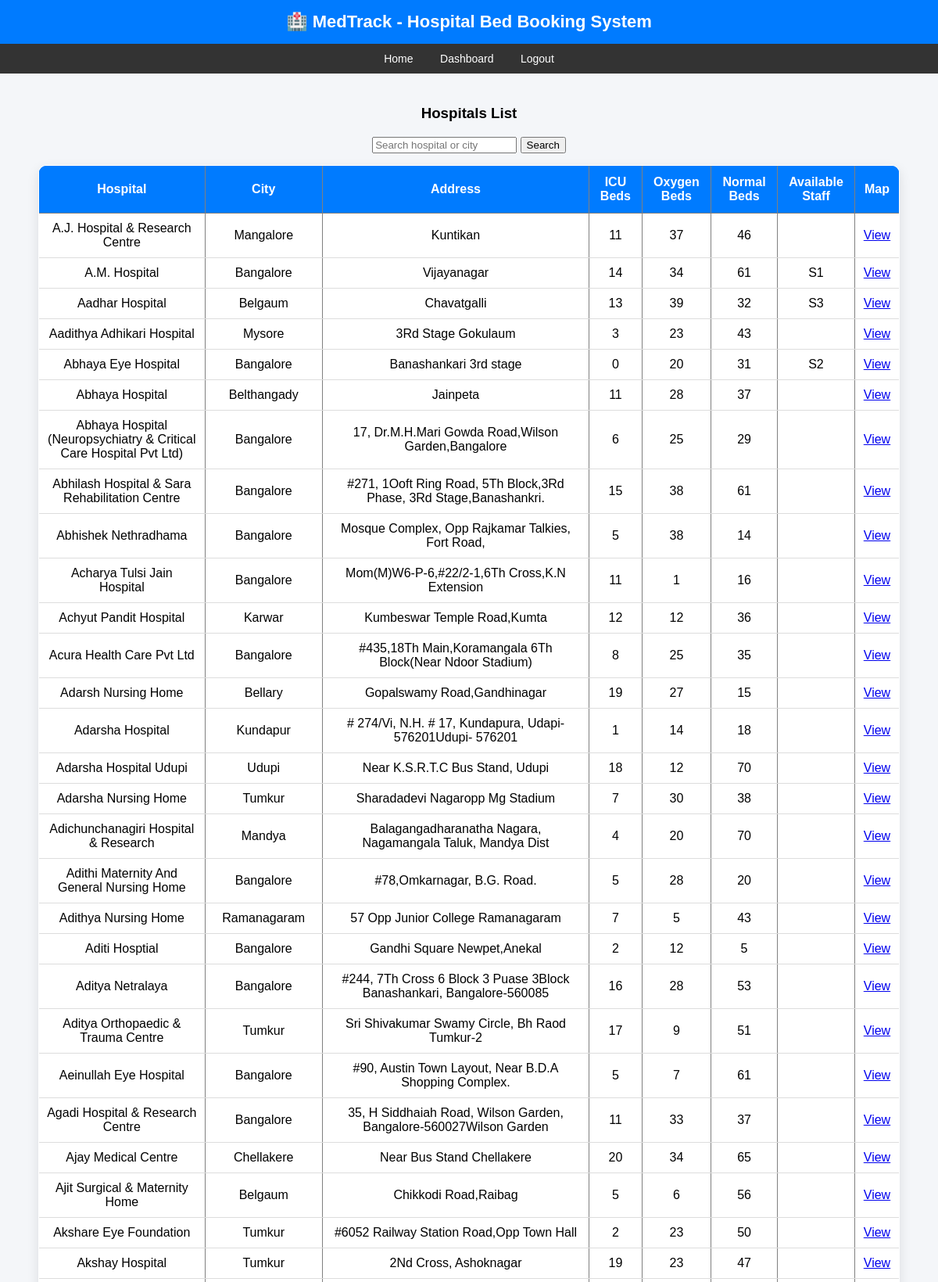
Page /hospitals (signed in, upper part) on the committed database.
### models.py (models this page shows)
class Hospital(db.Model):
    id = db.Column(db.Integer, primary_key=True)
    hospital_name = db.Column(db.String(150), nullable=False)
    city = db.Column(db.String(100), nullable=False)
    address = db.Column(db.String(300))
    icu_beds = db.Column(db.Integer, default=0)
    oxygen_beds = db.Column(db.Integer, default=0)
    normal_beds = db.Column(db.Integer, default=0)
    staff_id = db.Column(db.Integer, db.ForeignKey('user.id'))

class User(db.Model):
    id = db.Column(db.Integer, primary_key=True)
    name = db.Column(db.String(100))
    email = db.Column(db.String(100), unique=True)
    phone = db.Column(db.String(15))
    password = db.Column(db.String(200))
    role = db.Column(db.String(20))
    approval_status = db.Column(
        db.String(20),
        default="approved"
    )
    assigned_hospital_id = db.Column(
        db.Integer,
        db.ForeignKey('hospital.id'),
        nullable=True
    )
    hospital = db.relationship("Hospital",foreign_keys=[assigned_hospital_id])
    notification = db.Column(
        db.String(200),
        nullable=True
    )

### app.py (the view)
@app.route("/hospitals")
def view_hospitals():
    if "user" not in session:
        return redirect("/login")
    search = request.args.get("search")
    booking_id = request.args.get("booking_id")
    if search:
        hospitals = Hospital.query.filter(
            (Hospital.hospital_name.contains(search)) |
            (Hospital.city.contains(search))
        ).all()
    else:
        hospitals = Hospital.query.order_by(Hospital.id).all()
    staff_members = User.query.filter_by(role="staff", approval_status="approved").all()
    return render_template("view_hospitals.html", hospitals=hospitals, staff_members=staff_members)

### templates/view_hospitals.html (shortened to what this page needs)
{% extends "base.html" %}
{% block content %}
<h3 style="text-align:center; margin-top:20px;">
    Hospitals List
</h3>
<div style="text-align:center; margin-bottom:15px;">
    <form method="GET">
        <input
            type="text"
            name="search"
            placeholder="Search hospital or city"
        >
        <button type="submit">
            Search
        </button>
    </form>
</div>
<table
    border="1"
    style="
        width:95%;
        margin:auto;
        text-align:center;
        border-collapse:collapse;
    "
>
    <tr style="background-color:#007bff; color:white;">
        <th>Hospital</th>
        <th>City</th>
        <th>Address</th>
        <th>ICU Beds</th>
        <th>Oxygen Beds</th>
        <th>Normal Beds</th>
        <th>Available Staff</th>
        <th>Map</th>
    </tr>
    {% for hospital in hospitals %}
    <tr>
        <td>{{ hospital.hospital_name }}</td>
        <td>{{ hospital.city }}</td>
        <td>{{ hospital.address }}</td>
        <td>{{ hospital.icu_beds }}</td>
        <td>{{ hospital.oxygen_beds }}</td>
        <td>{{ hospital.normal_beds }}</td>
        <td>
            {% for staff in staff_members %}
                {% if staff.assigned_hospital_id == hospital.id %}
                    {{ staff.name }}
                    <br>
                {% endif %}
            {% endfor %}
        </td>
        <td>
            <a
                href="https://www.google.com/maps/search/{{ hospital.hospital_name }}"
                target="_blank"
            >
                View
            </a>
        </td>
    </tr>
    {% endfor %}
</table>
{% endblock %}

### templates/base.html (style rules this page uses)
body { margin: 0; font-family: Arial, sans-serif; background: #f4f6f9; }
table { width: 90%; margin: 20px auto; border-collapse: collapse; background: white; border-radius: 10px; overflow: hidden; box-shadow: 0 5px 15px rgba(0,0,0,0.1); }
th { background: #007bff; color: white; padding: 12px; }
td { padding: 10px; border-bottom: 1px solid #ddd; text-align: center; }

### rows in the picture
Hospital: hospital_name "A.J. Hospital & Research Centre", city "Mangalore", address "Kuntikan", icu_beds "11", oxygen_beds "37", normal_beds "46"
Hospital: hospital_name "A.M. Hospital", city "Bangalore", address "Vijayanagar", icu_beds "14", oxygen_beds "34", normal_beds "61"
User: name "S1"
Hospital: hospital_name "Aadhar Hospital", city "Belgaum", address "Chavatgalli", icu_beds "13", oxygen_beds "39", normal_beds "32"
User: name "S3"
Hospital: hospital_name "Aadithya Adhikari Hospital", city "Mysore", address "3Rd Stage Gokulaum", icu_beds "3", oxygen_beds "23", normal_beds "43"
Hospital: hospital_name "Abhaya Eye Hospital", city "Bangalore", address "Banashankari 3rd stage", icu_beds "0", oxygen_beds "20", normal_beds "31"
User: name "S2"
Hospital: hospital_name "Abhaya Hospital", city "Belthangady", address "Jainpeta", icu_beds "11", oxygen_beds "28", normal_beds "37"
Hospital: hospital_name "Abhaya Hospital (Neuropsychiatry & Critical Care Hospital Pvt Ltd)", city "Bangalore", address "17, Dr.M.H.Mari Gowda Road,Wilson Garden,Bangalore", icu_beds "6", oxygen_beds "25", normal_beds "29"
Hospital: hospital_name "Abhilash Hospital & Sara Rehabilitation Centre", city "Bangalore", address "#271, 1Ooft Ring Road, 5Th Block,3Rd Phase, 3Rd Stage,Banashankri.", icu_beds "15", oxygen_beds "38", normal_beds "61"
Hospital: hospital_name "Abhishek Nethradhama", city "Bangalore", address "Mosque Complex, Opp Rajkamar Talkies, Fort Road,", icu_beds "5", oxygen_beds "38", normal_beds "14"
Hospital: hospital_name "Acharya Tulsi Jain Hospital", city "Bangalore", address "Mom(M)W6-P-6,#22/2-1,6Th Cross,K.N Extension", icu_beds "11", oxygen_beds "1", normal_beds "16"
Hospital: hospital_name "Achyut Pandit Hospital", city "Karwar", address "Kumbeswar Temple Road,Kumta", icu_beds "12", oxygen_beds "12", normal_beds "36"
Hospital: hospital_name "Acura Health Care Pvt Ltd", city "Bangalore", address "#435,18Th Main,Koramangala 6Th Block(Near Ndoor Stadium)", icu_beds "8", oxygen_beds "25", normal_beds "35"
Hospital: hospital_name "Adarsh Nursing Home", city "Bellary", address "Gopalswamy Road,Gandhinagar", icu_beds "19", oxygen_beds "27", normal_beds "15"
Hospital: hospital_name "Adarsha Hospital", city "Kundapur", address "# 274/Vi, N.H. # 17, Kundapura, Udapi-576201Udupi- 576201", icu_beds "1", oxygen_beds "14", normal_beds "18"
Hospital: hospital_name "Adarsha Hospital Udupi", city "Udupi", address "Near K.S.R.T.C Bus Stand, Udupi", icu_beds "18", oxygen_beds "12", normal_beds "70"
Hospital: hospital_name "Adarsha Nursing Home", city "Tumkur", address "Sharadadevi Nagaropp Mg Stadium", icu_beds "7", oxygen_beds "30", normal_beds "38"
Hospital: hospital_name "Adichunchanagiri Hospital & Research", city "Mandya", address "Balagangadharanatha Nagara, Nagamangala Taluk, Mandya Dist", icu_beds "4", oxygen_beds "20", normal_beds "70"
Hospital: hospital_name "Adithi Maternity And General Nursing Home", city "Bangalore", address "#78,Omkarnagar, B.G. Road.", icu_beds "5", oxygen_beds "28", normal_beds "20"
Hospital: hospital_name "Adithya Nursing Home", city "Ramanagaram", address "57 Opp Junior College Ramanagaram", icu_beds "7", oxygen_beds "5", normal_beds "43"
Hospital: hospital_name "Aditi Hosptial", city "Bangalore", address "Gandhi Square Newpet,Anekal", icu_beds "2", oxygen_beds "12", normal_beds "5"
Hospital: hospital_name "Aditya Netralaya", city "Bangalore", address "#244, 7Th Cross 6 Block 3 Puase 3Block Banashankari, Bangalore-560085", icu_beds "16", oxygen_beds "28", normal_beds "53"
Hospital: hospital_name "Aditya Orthopaedic & Trauma Centre", city "Tumkur", address "Sri Shivakumar Swamy Circle, Bh Raod Tumkur-2", icu_beds "17", oxygen_beds "9", normal_beds "51"
Hospital: hospital_name "Aeinullah Eye Hospital", city "Bangalore", address "#90, Austin Town Layout, Near B.D.A Shopping Complex.", icu_beds "5", oxygen_beds "7", normal_beds "61"
Hospital: hospital_name "Agadi Hospital & Research Centre", city "Bangalore", address "35, H Siddhaiah Road, Wilson Garden, Bangalore-560027Wilson Garden", icu_beds "11", oxygen_beds "33", normal_beds "37"
Hospital: hospital_name "Ajay Medical Centre", city "Chellakere", address "Near Bus Stand Chellakere", icu_beds "20", oxygen_beds "34", normal_beds "65"
Hospital: hospital_name "Ajit Surgical & Maternity Home", city "Belgaum", address "Chikkodi Road,Raibag", icu_beds "5", oxygen_beds "6", normal_beds "56"
Hospital: hospital_name "Akshare Eye Foundation", city "Tumkur", address "#6052 Railway Station Road,Opp Town Hall", icu_beds "2", oxygen_beds "23", normal_beds "50"
Hospital: hospital_name "Akshay Hospital", city "Tumkur", address "2Nd Cross, Ashoknagar", icu_beds "19", oxygen_beds "23", normal_beds "47"
